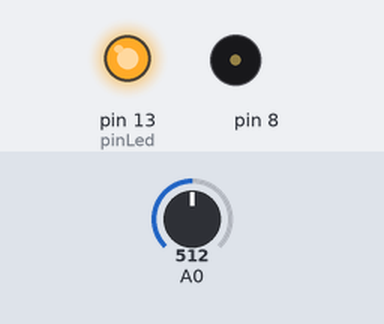
The sketch below on a simulated Arduino Uno, built with avr-gcc and run on an emulated ATmega328P. On the bench: output pins drawn as LEDs (lit = HIGH), buzzer (waves = sounding). The inputs (shaded band) are chosen by the test bench; at power-on: A0 = 512.

Above: at 0.1 s.
At 5.1 s:
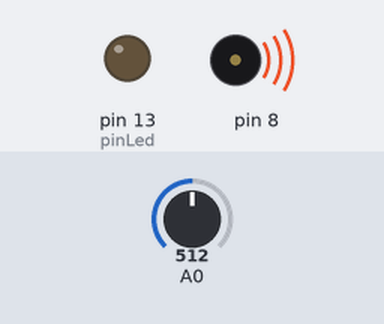
Timing chart, 0 to 6.6 s (numbered marks = the images above):
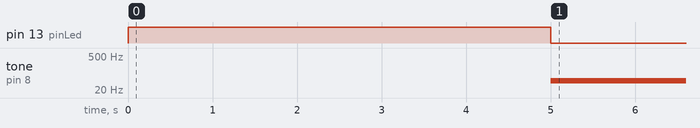

The sketch:

sketch29.ino
```cpp
/* Prof. Michele Maffucci
   16.03.2014

   Realizzazione Theremin comandato
   dalla luce.

   Questo codice è di dominio pubblico
 */

// variabile usata per conservare il valore rilevato dal sensore
int valoreSensore;

// variabile usata per calibrare il valore minimo
int valoreBasso = 1023;

// variabile usata per calibrare il valore massimo
int valoreAlto = 0;

// il pin a cui è collegato il LED
const int pinLed = 13;

void setup()
{
  pinMode(pinLed, OUTPUT); // imposta il pin come output

  // viene segnalato che incomincia la fase di calibrazione
  digitalWrite(pinLed, HIGH);
  // calibrazione per i primi cinque secondi dopo l'avvio del programma
  // millis() Restituisce il numero di millisecondi da quando la scheda
  // Arduino ha incominciato l’esecuzione del programma corrente.
  // Il tipo di dato è un unsigned long.
  // Nota: questo valore va in overflow (supera il limite della memoria)
  // per cui ricomincia da zero dopo circa 9 ore.

  // per calibrare muovere la mano sopra il sensore

  while (millis()<5000) {
    // registra il massimo valore rilevato
    valoreSensore = analogRead(A0);
    if (valoreSensore > valoreAlto) {
      valoreAlto = valoreSensore;
    }
    // registra il valore minimo rilevato
    if (valoreSensore < valoreBasso) {
      valoreBasso = valoreSensore;
    }
  }
  // spegne il LED collegato al pin 13, in questo modo
  // si segnala che è terminata la fase di calibrazione
  digitalWrite(pinLed, LOW);
}

void loop() {
  // legge il valore da A0 e lo memorizza nella variabile
  valoreSensore = analogRead(A0);

  // mappa i valori letti dal sensore nell'intervallo 50, 4000
  int tono = map(valoreSensore, valoreBasso, valoreAlto, 50, 4000);

  // suona un tono per 20 millisecondi sul pin 8
  // la funzione tone(pin, frequenza, durata) ha tre argomenti:
  // pin: il piedino su cui inviare il tono
  // frequenza: frequenza del tono emesso
  // durata: durata in millisecondi del tono emesso
  tone(8, tono, 20);

  // attesa di 10 millisecondi prima che venga riprodotto il successivo tono
  delay(10);
}
```

Measured:
- by itself, tone on pin 8: silent → 49 Hz at 5.0 s
